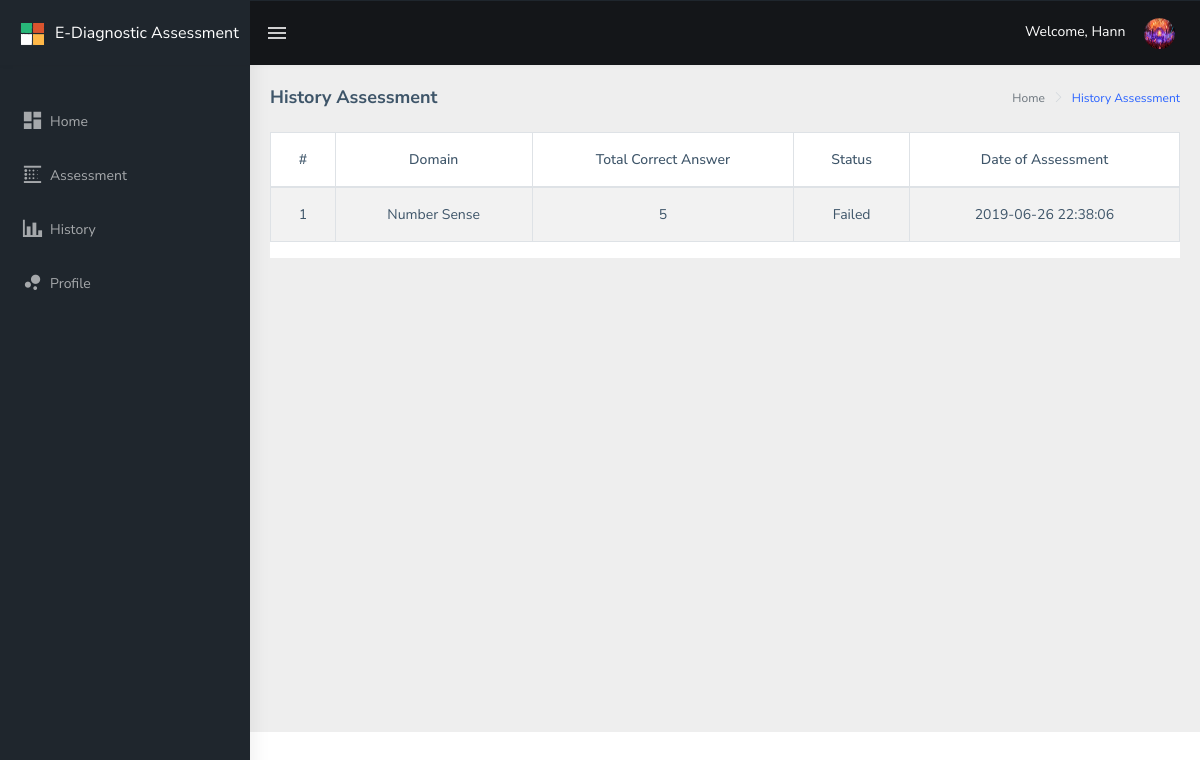
The app's page /public/main/student/history/index.php (signed in), older data.
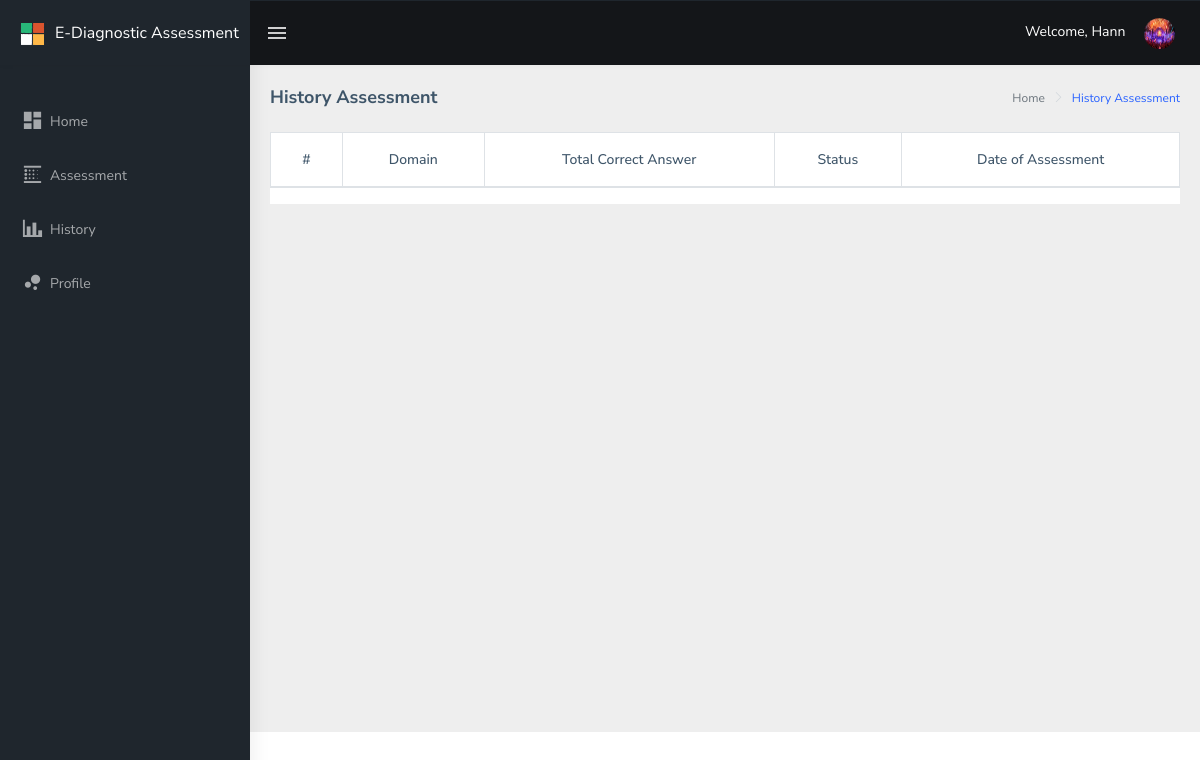
The same page, newer data.
### tables this page shows
CREATE TABLE `drxassessment_assessment_history` (
  `drxassessment_id` int(11) NOT NULL,
  `user_id` int(11) NOT NULL,
  `user_name` text NOT NULL,
  `user_email` text NOT NULL,
  `domain_name` text NOT NULL,
  `questions` text NOT NULL,
  `answer` text NOT NULL,
  `total_correct_answer` int(25) NOT NULL,
  `overall_score` int(100) NOT NULL,
  `created_at` datetime NOT NULL DEFAULT CURRENT_TIMESTAMP
);

### public/main/student/history/index.php (the view, shortened to what the changed rows need)
<?php
include("../../../../config/common/asdasf9z09x0c90zx90123.php");
$connection->setAttribute(PDO::ATTR_ERRMODE, PDO::ERRMODE_EXCEPTION);
if (!empty($_SESSION['drxassessmentemail'])) {
    $drxassessmentemail = $_SESSION['drxassessmentemail'];
} else {
    $drxassessmentemail = "";
}
?>
<!DOCTYPE html>
<html dir="ltr" lang="en">
<head>
    <link href="../../../assets/libs/flot/css/float-chart.css" rel="stylesheet">
    <link href="../../../dist/css/style.min.css" rel="stylesheet">
    <link href="../../../assets/libs/datatables.net-bs4/css/dataTables.bootstrap4.css" rel="stylesheet">
</head>
<body>
    <div id="main-wrapper">
        <div class="page-wrapper">
            <div class="container-fluid">
								<div class="card">
									<div class="table-responsive">
											<table id="zero_config" class="table table-striped table-bordered">
													<thead>
															<tr>
																	<th class="text-center">#</th>
  																<th class="text-center">Domain</th>
																	<th class="text-center">Total Correct Answer</th>
																	<th class="text-center">Status</th>
																	<th class="text-center">Date of Assessment</th>
															</tr>
													</thead>
													<tbody>
														<?php
	                          $drx_count = 0;
	                          $result = $connection->prepare("SELECT * FROM drxassessment_assessment_history
																														WHERE user_email = :user_email");
													  $result->execute( array('user_email' => $drxassessmentemail));
	                              while ($row = $result->fetch(PDO::FETCH_ASSOC)) {
	                                     $drx_count++;
																			 $domain_name = $row['domain_name'];
																			 $created_at = $row['created_at'];
																			 $total_correct_answer = $row['total_correct_answer'];
	                          ?>
															<tr>
																<td class="text-center"><?php echo $drx_count; ?></td>
																<td class="text-center"><?php echo $domain_name; ?></td>
																<td class="text-center"><?php echo $total_correct_answer; ?></td>
																<td class="text-center">
																	<?php
																	if ($total_correct_answer <= 9)
																	{
																		  echo "Failed";
																	} else if ($total_correct_answer >= 10)
																	{
																			echo "Passed";
																	}
																	?>
																</td>
																<td class="text-center"><?php echo $created_at; ?></td>
															</tr>
														<?php } ?>
													</tbody>
											</table>
									</div>
							 	</div>
				  	</div>
            </div>
        </div>
</body>
</html>

Row changes from the older to the newer data that the page shows:
removed drxassessment_assessment_history: domain_name "Number Sense", total_correct_answer "5", shows "Failed", created_at "2019-06-26 22:38:06"
